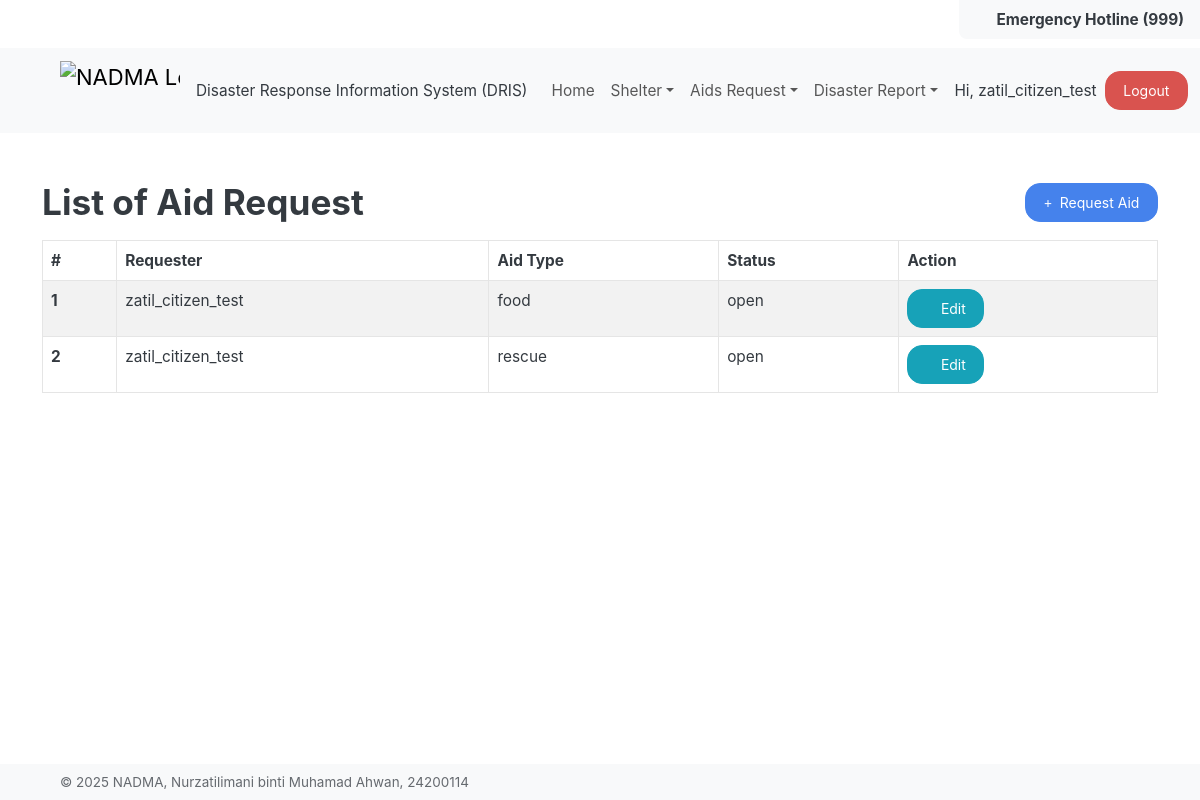
/aid/list (signed in), run on the app's committed database.
### UserManagement/models.py (models this page shows, shortened)
class CustomUser(AbstractUser):
    phone_number = models.CharField(max_length=15, blank=True, null=True)
    role = models.ForeignKey(Role, on_delete=models.SET_NULL, null=True, blank=True, related_name='users')
    created_at = models.DateTimeField(auto_now_add=True)

### AidRequestManagement/models.py (models this page shows, shortened)
class AidRequest(models.Model):
    id = models.AutoField(primary_key=True)
    requester_name = models.CharField(max_length=255)
    aid_type = models.CharField(max_length=255)
    description = models.TextField(blank=True, null=True)
    shelter_id = models.ForeignKey(Shelter, on_delete=models.CASCADE, related_name='aid_requests', null=True, blank=True)
    address = models.CharField(max_length=255)
    phone_number = models.CharField(max_length=15, blank=True, null=True)
    email = models.EmailField(max_length=255)
    status = models.CharField(max_length=50, choices=[
        ('open', 'Open'),
        ('in_progress', 'In Progress'),
        ('completed', 'Completed'),
        ('closed', 'Closed')
    ], default='open')
    created_by = models.ForeignKey(Citizen, on_delete=models.CASCADE, related_name='created_aid_requests')
    created_at = models.DateTimeField(auto_now_add=True)
    updated_by = models.ForeignKey(Authority, on_delete=models.CASCADE, related_name='updated_aid_requests', null=True, blank=True)
    updated_at = models.DateTimeField(auto_now=True)

### AidRequestManagement/views.py (the view, shortened to what this page needs)
# urls.py: path("list", AidRequestView.as_view(), name="aid_request_list"),
class AidRequestView(View):
    def get(self, request):
        aid_requests = AidRequest.objects.all()
        columns = get_aid_request_columns()
        edit_id = request.GET.get('edit')
        show_modal = False
        data = request.GET if request.GET else None
        fieldConfig = get_aid_request_field_config(data=data, request=request)
        return render(request, 'aid-request/index.html', {
            'data': aid_requests,
            'columns': columns,
            'fieldConfig': fieldConfig,
            'show_modal': show_modal,
            'edit_id': edit_id or '',
        })

### AidRequestManagement/views.py (called while the page is built)
def get_aid_request_columns():
    return [
        {'key': 'requester_name', 'label': 'Requester'},
        {'key': 'aid_type', 'label': 'Aid Type'},
        {'key': 'status', 'label': 'Status'},
        {
            'label': 'Action',
            'type': 'action',
            'actions': [
                {
                    'url_name': '',
                    'label': 'Edit',
                    'class': 'btn-info'
                }
            ]
        }
    ]

### common/templatetags/shared_extras.py (called while the page is built)
@register.filter
def get_item(obj, key):
    if isinstance(obj, dict):
        return obj.get(key)
    return getattr(obj, key, None)

### templates/aid-request/index.html (shortened to what this page needs)
{% extends "base.html" %}
{% block content %}
<div class="container mt-3">
  <div class="d-flex align-items-center mb-3">
    <h2 class="flex-grow-1 mb-0">List of Aid Request</h2>
    {% if request.user.is_authenticated and request.user.role and request.user.role.name|lower == "citizens" %}
      <a href="#" class="btn btn-primary ms-3" data-bs-toggle="modal" data-bs-target="#addAidRequestModal">
        <i class="fas fa-plus me-1"></i> Request Aid
      </a>
    {% endif %}
  </div>
  {% include "components/table/table.html" with columns=columns data=data %}
</div>
{% endblock %}

### templates/base/navigation.html (shortened to what this page needs)
{% load static %}
<nav class="navbar navbar-expand-lg bg-body-tertiary" data-bs-theme="light">
  <div class="container-fluid ms-5">
    <a class="navbar-brand" href="#">
      <img
        src="{% static 'img/nadma-logo.png' %}"
        alt="NADMA Logo"
        width="120"
        height="60"
        class="d-inline-block align-top"
      />
    </a>
    <span>Disaster Response Information System (DRIS)</span>
    <div class="collapse navbar-collapse ms-3" id="navbarColor01">
      <ul class="navbar-nav me-auto">
        <li class="nav-item">
          <a
            class="nav-link {% if request.path == '/' %}active{% endif %}"
            href="{% url 'home' %}"
          >
            Home
          </a>
        </li>
        <li class="nav-item dropdown">
          <a
            class="nav-link dropdown-toggle"
            data-bs-toggle="dropdown"
            href="#"
            role="button"
            aria-haspopup="true"
            aria-expanded="false"
            >Shelter</a
          >
        </li>
        {% if request.user.is_authenticated %}
           {% if request.user.role and request.user.role.name == 'authorities' or request.user.role.name == 'citizens' %}
          <li class="nav-item dropdown">
            <a
              class="nav-link dropdown-toggle"
              data-bs-toggle="dropdown"
              href="#"
              role="button"
              aria-haspopup="true"
              aria-expanded="false"
              >Aids Request</a
            >
          </li>
          {% endif %}
             <li class="nav-item dropdown">
            <a
              class="nav-link dropdown-toggle"
              data-bs-toggle="dropdown"
              href="#"
              role="button"
              aria-haspopup="true"
              aria-expanded="false"
              >Disaster Report</a
            >
          </li>
        {% endif %}
      </ul>
  <div class="d-flex align-items-center">
  {% if not request.user.is_authenticated %}
    <a class="btn btn-success me-2" href="{% url 'auth:login' %}">Login</a>
    <a class="btn btn-primary" href="{% url 'auth:register' %}">Register</a>
  {% else %}
    <span class="me-2 align-middle">Hi, {{ request.user.username }}</span>
    <a class="btn btn-danger align-middle" href="{% url 'auth:logout' %}">Logout</a>
  {% endif %}
</div>
    </div>
  </div>
</nav>

### templates/components/table/table.html (shortened to what this page needs)
{% load shared_extras %}
<link rel="stylesheet" href="https://cdn.datatables.net/1.13.7/css/dataTables.bootstrap5.min.css"/>
<table id="datatable" class="table table-striped table-bordered">
  <thead>
    <tr>
      <th>#</th>
      {% for col in columns %}
        <th>{{ col.label }}</th>
      {% endfor %}
    </tr>
  </thead>
 <tbody>
    {% for row in data %}
      <tr>
        <th scope="row">{{ forloop.counter }}</th>
        {% for col in columns %}
          <td>
            {% if col.type == "action" %}
              {% for action in col.actions %}
                {% if action.label == "Edit" %}
                  <a href="?edit={{ row.id }}" class="btn {{ action.class|default:'btn-primary' }}">
                    <i class="fas fa-pencil-alt"></i> Edit
                  </a>
                {% else %}
                  <a href="" class="btn btn-sm {{ action.class|default:'btn-primary' }}">{{ action.label }}</a>
                {% endif %}
              {% endfor %}
            {% else %}
              {{ row|get_item:col.key }}
            {% endif %}
          </td>
        {% endfor %}
      </tr>
    {% endfor %}
</tbody>
</table>

### data on the page
CustomUser: user.username "zatil_citizen_test"
AidRequest: columns "zatil_citizen_test" "food" "open"
AidRequest: columns "zatil_citizen_test" "rescue" "open"

### other printed values
{{ col.label }} "Requester" "Aid Type" "Status" "Action"
